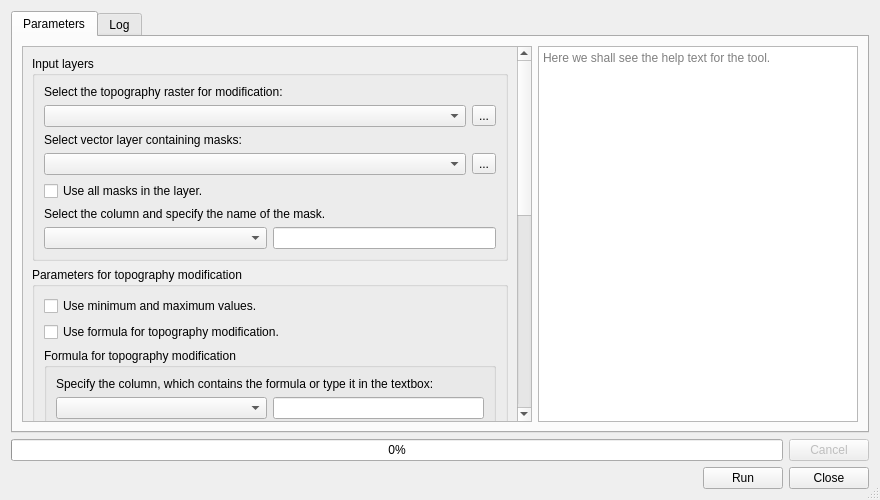
<?xml version="1.0" encoding="UTF-8"?>
<ui version="4.0">
 <class>TopoModifierDialogBase</class>
 <widget class="QDialog" name="TopoModifierDialogBase">
  <property name="geometry">
   <rect>
    <x>0</x>
    <y>0</y>
    <width>880</width>
    <height>500</height>
   </rect>
  </property>
  <property name="sizePolicy">
   <sizepolicy hsizetype="MinimumExpanding" vsizetype="MinimumExpanding">
    <horstretch>0</horstretch>
    <verstretch>0</verstretch>
   </sizepolicy>
  </property>
  <property name="minimumSize">
   <size>
    <width>400</width>
    <height>200</height>
   </size>
  </property>
  <property name="windowTitle">
   <string>Paleogeography - Topography modification</string>
  </property>
  <property name="autoFillBackground">
   <bool>true</bool>
  </property>
  <property name="sizeGripEnabled">
   <bool>true</bool>
  </property>
  <property name="modal">
   <bool>false</bool>
  </property>
  <layout class="QGridLayout" name="gridLayout">
   <item row="0" column="0">
    <widget class="QTabWidget" name="Tabs">
     <property name="sizePolicy">
      <sizepolicy hsizetype="Expanding" vsizetype="Expanding">
       <horstretch>0</horstretch>
       <verstretch>0</verstretch>
      </sizepolicy>
     </property>
     <property name="tabPosition">
      <enum>QTabWidget::North</enum>
     </property>
     <property name="tabShape">
      <enum>QTabWidget::Rounded</enum>
     </property>
     <property name="currentIndex">
      <number>0</number>
     </property>
     <property name="usesScrollButtons">
      <bool>false</bool>
     </property>
     <widget class="QWidget" name="tab">
      <attribute name="title">
       <string>Parameters</string>
      </attribute>
      <layout class="QHBoxLayout" name="horizontalLayout_14">
       <item>
        <widget class="QScrollArea" name="scrollArea">
         <property name="enabled">
          <bool>true</bool>
         </property>
         <property name="sizePolicy">
          <sizepolicy hsizetype="Expanding" vsizetype="Expanding">
           <horstretch>0</horstretch>
           <verstretch>0</verstretch>
          </sizepolicy>
         </property>
         <property name="autoFillBackground">
          <bool>false</bool>
         </property>
         <property name="frameShape">
          <enum>QFrame::StyledPanel</enum>
         </property>
         <property name="frameShadow">
          <enum>QFrame::Sunken</enum>
         </property>
         <property name="verticalScrollBarPolicy">
          <enum>Qt::ScrollBarAlwaysOn</enum>
         </property>
         <property name="horizontalScrollBarPolicy">
          <enum>Qt::ScrollBarAsNeeded</enum>
         </property>
         <property name="sizeAdjustPolicy">
          <enum>QAbstractScrollArea::AdjustIgnored</enum>
         </property>
         <property name="widgetResizable">
          <bool>true</bool>
         </property>
         <widget class="QWidget" name="scrollAreaWidgetContents">
          <property name="geometry">
           <rect>
            <x>0</x>
            <y>-336</y>
            <width>518</width>
            <height>923</height>
           </rect>
          </property>
          <layout class="QVBoxLayout" name="verticalLayout_9">
           <item>
            <widget class="QGroupBox" name="groupBox">
             <property name="sizePolicy">
              <sizepolicy hsizetype="Preferred" vsizetype="Preferred">
               <horstretch>0</horstretch>
               <verstretch>0</verstretch>
              </sizepolicy>
             </property>
             <property name="title">
              <string>Input layers</string>
             </property>
             <layout class="QVBoxLayout" name="verticalLayout_2">
              <item>
               <widget class="QLabel" name="label">
                <property name="text">
                 <string>Select the topography raster for modification:</string>
                </property>
               </widget>
              </item>
              <item>
               <layout class="QHBoxLayout" name="horizontalLayout">
                <item>
                 <widget class="QgsMapLayerComboBox" name="baseTopoBox"/>
                </item>
                <item>
                 <widget class="QToolButton" name="selectTopoBaseButton">
                  <property name="text">
                   <string>...</string>
                  </property>
                 </widget>
                </item>
               </layout>
              </item>
              <item>
               <widget class="QLabel" name="label_2">
                <property name="text">
                 <string>Select vector layer containing masks:</string>
                </property>
               </widget>
              </item>
              <item>
               <layout class="QHBoxLayout" name="horizontalLayout_2">
                <item>
                 <widget class="QgsMapLayerComboBox" name="masksBox"/>
                </item>
                <item>
                 <widget class="QToolButton" name="selectMasksButton">
                  <property name="text">
                   <string>...</string>
                  </property>
                 </widget>
                </item>
               </layout>
              </item>
              <item>
               <widget class="QCheckBox" name="useAllMasksBox">
                <property name="text">
                 <string>Use all masks in the layer.</string>
                </property>
               </widget>
              </item>
              <item>
               <widget class="QLabel" name="label_3">
                <property name="text">
                 <string>Select the column and specify the name of the mask.</string>
                </property>
                <property name="wordWrap">
                 <bool>true</bool>
                </property>
               </widget>
              </item>
              <item>
               <layout class="QHBoxLayout" name="horizontalLayout_3" stretch="1,1">
                <item>
                 <widget class="QgsFieldComboBox" name="maskNameField"/>
                </item>
                <item>
                 <widget class="QLineEdit" name="maskNameText"/>
                </item>
               </layout>
              </item>
             </layout>
            </widget>
           </item>
           <item>
            <widget class="QGroupBox" name="groupBox_3">
             <property name="sizePolicy">
              <sizepolicy hsizetype="Preferred" vsizetype="Preferred">
               <horstretch>0</horstretch>
               <verstretch>0</verstretch>
              </sizepolicy>
             </property>
             <property name="title">
              <string>Parameters for topography modification</string>
             </property>
             <layout class="QVBoxLayout" name="verticalLayout_8">
              <item>
               <widget class="QCheckBox" name="minMaxCheckBox">
                <property name="text">
                 <string>Use minimum and maximum values.</string>
                </property>
               </widget>
              </item>
              <item>
               <widget class="QCheckBox" name="formulaCheckBox">
                <property name="text">
                 <string>Use formula for topography modification.</string>
                </property>
               </widget>
              </item>
              <item>
               <widget class="QgsCollapsibleGroupBox" name="formulaGroupBox">
                <property name="sizePolicy">
                 <sizepolicy hsizetype="Preferred" vsizetype="Fixed">
                  <horstretch>0</horstretch>
                  <verstretch>0</verstretch>
                 </sizepolicy>
                </property>
                <property name="focusPolicy">
                 <enum>Qt::StrongFocus</enum>
                </property>
                <property name="autoFillBackground">
                 <bool>false</bool>
                </property>
                <property name="title">
                 <string>Formula for topography modification</string>
                </property>
                <property name="collapsed" stdset="0">
                 <bool>false</bool>
                </property>
                <property name="saveCollapsedState" stdset="0">
                 <bool>true</bool>
                </property>
                <layout class="QVBoxLayout" name="verticalLayout_7">
                 <item>
                  <widget class="QLabel" name="label_4">
                   <property name="text">
                    <string>Specify the column, which contains the formula or type it in the textbox:</string>
                   </property>
                   <property name="wordWrap">
                    <bool>true</bool>
                   </property>
                  </widget>
                 </item>
                 <item>
                  <layout class="QHBoxLayout" name="horizontalLayout_13" stretch="1,1">
                   <item>
                    <widget class="QgsFieldComboBox" name="formulaField">
                     <property name="allowEmptyFieldName" stdset="0">
                      <bool>true</bool>
                     </property>
                    </widget>
                   </item>
                   <item>
                    <widget class="QLineEdit" name="formulaText"/>
                   </item>
                  </layout>
                 </item>
                 <item>
                  <widget class="QCheckBox" name="min_maxValueCheckBox">
                   <property name="inputMethodHints">
                    <set>Qt::ImhHiddenText</set>
                   </property>
                   <property name="text">
                    <string>Constrain the values to be modified with minimum and maximum.</string>
                   </property>
                  </widget>
                 </item>
                 <item>
                  <widget class="QGroupBox" name="boundingValuesGroupBox">
                   <property name="title">
                    <string>Bounding values</string>
                   </property>
                   <layout class="QVBoxLayout" name="verticalLayout_6">
                    <item>
                     <widget class="QCheckBox" name="minMaxValuesFromAttrCheckBox">
                      <property name="text">
                       <string>Take the minimum and maximum values from the attribute table.</string>
                      </property>
                     </widget>
                    </item>
                    <item>
                     <widget class="QCheckBox" name="minMaxValuesFromSpinCheckBox">
                      <property name="text">
                       <string>Enter the minimum and maximum values.</string>
                      </property>
                     </widget>
                    </item>
                    <item>
                     <layout class="QHBoxLayout" name="horizontalLayout_12">
                      <item>
                       <widget class="QLabel" name="minValueLabel">
                        <property name="text">
                         <string>Minimum:</string>
                        </property>
                       </widget>
                      </item>
                      <item>
                       <widget class="QLabel" name="maxValueLabel">
                        <property name="text">
                         <string>Maximum:</string>
                        </property>
                       </widget>
                      </item>
                     </layout>
                    </item>
                    <item>
                     <layout class="QHBoxLayout" name="horizontalLayout_11">
                      <item>
                       <widget class="QgsFieldComboBox" name="minValueField"/>
                      </item>
                      <item>
                       <widget class="QgsFieldComboBox" name="maxValueField"/>
                      </item>
                     </layout>
                    </item>
                    <item>
                     <layout class="QHBoxLayout" name="horizontalLayout_7">
                      <item>
                       <widget class="QSpinBox" name="minValueSpin">
                        <property name="focusPolicy">
                         <enum>Qt::WheelFocus</enum>
                        </property>
                        <property name="acceptDrops">
                         <bool>false</bool>
                        </property>
                        <property name="toolTipDuration">
                         <number>-1</number>
                        </property>
                        <property name="minimum">
                         <number>-11000</number>
                        </property>
                        <property name="maximum">
                         <number>11000</number>
                        </property>
                        <property name="value">
                         <number>0</number>
                        </property>
                       </widget>
                      </item>
                      <item>
                       <widget class="QSpinBox" name="maxValueSpin">
                        <property name="focusPolicy">
                         <enum>Qt::WheelFocus</enum>
                        </property>
                        <property name="minimum">
                         <number>-11000</number>
                        </property>
                        <property name="maximum">
                         <number>11000</number>
                        </property>
                       </widget>
                      </item>
                     </layout>
                    </item>
                   </layout>
                  </widget>
                 </item>
                </layout>
               </widget>
              </item>
              <item>
               <widget class="QgsCollapsibleGroupBox" name="minMaxGroupBox">
                <property name="title">
                 <string>Final minimum and maximum values</string>
                </property>
                <layout class="QVBoxLayout" name="verticalLayout_5">
                 <item>
                  <widget class="QCheckBox" name="minMaxFromAttrCheckBox">
                   <property name="text">
                    <string>Take the minimum and maximum values from the attribute table.</string>
                   </property>
                  </widget>
                 </item>
                 <item>
                  <widget class="QLabel" name="label_5">
                   <property name="text">
                    <string>Minimum value:</string>
                   </property>
                  </widget>
                 </item>
                 <item>
                  <layout class="QHBoxLayout" name="horizontalLayout_5">
                   <item>
                    <widget class="QgsFieldComboBox" name="minField"/>
                   </item>
                   <item>
                    <widget class="QSpinBox" name="minSpin">
                     <property name="minimum">
                      <number>-11000</number>
                     </property>
                     <property name="maximum">
                      <number>11000</number>
                     </property>
                     <property name="singleStep">
                      <number>100</number>
                     </property>
                    </widget>
                   </item>
                  </layout>
                 </item>
                 <item>
                  <widget class="QLabel" name="label_6">
                   <property name="text">
                    <string>Maximum value:</string>
                   </property>
                  </widget>
                 </item>
                 <item>
                  <layout class="QHBoxLayout" name="horizontalLayout_6">
                   <item>
                    <widget class="QgsFieldComboBox" name="maxField"/>
                   </item>
                   <item>
                    <widget class="QSpinBox" name="maxSpin">
                     <property name="minimum">
                      <number>-11000</number>
                     </property>
                     <property name="maximum">
                      <number>11000</number>
                     </property>
                     <property name="singleStep">
                      <number>100</number>
                     </property>
                    </widget>
                   </item>
                  </layout>
                 </item>
                </layout>
               </widget>
              </item>
             </layout>
            </widget>
           </item>
           <item>
            <widget class="QGroupBox" name="groupBox_2">
             <property name="sizePolicy">
              <sizepolicy hsizetype="Preferred" vsizetype="Preferred">
               <horstretch>0</horstretch>
               <verstretch>0</verstretch>
              </sizepolicy>
             </property>
             <property name="title">
              <string>Output</string>
             </property>
             <layout class="QVBoxLayout" name="verticalLayout">
              <item>
               <widget class="QLabel" name="outputLaber">
                <property name="text">
                 <string>Output file path:</string>
                </property>
               </widget>
              </item>
              <item>
               <widget class="QgsFileWidget" name="outputPath" native="true"/>
              </item>
             </layout>
            </widget>
           </item>
           <item>
            <spacer name="verticalSpacer">
             <property name="orientation">
              <enum>Qt::Vertical</enum>
             </property>
             <property name="sizeHint" stdset="0">
              <size>
               <width>20</width>
               <height>5</height>
              </size>
             </property>
            </spacer>
           </item>
          </layout>
         </widget>
        </widget>
       </item>
       <item>
        <widget class="QTextBrowser" name="helpBox">
         <property name="maximumSize">
          <size>
           <width>320</width>
           <height>16777215</height>
          </size>
         </property>
         <property name="placeholderText">
          <string>Here we shall see the help text for the tool. </string>
         </property>
        </widget>
       </item>
      </layout>
     </widget>
     <widget class="QWidget" name="tab_2">
      <attribute name="title">
       <string>Log</string>
      </attribute>
      <layout class="QGridLayout" name="gridLayout_11">
       <item row="0" column="0">
        <widget class="QTextBrowser" name="logText">
         <property name="autoFormatting">
          <set>QTextEdit::AutoAll</set>
         </property>
         <property name="textInteractionFlags">
          <set>Qt::LinksAccessibleByKeyboard|Qt::LinksAccessibleByMouse|Qt::TextBrowserInteraction|Qt::TextSelectableByKeyboard|Qt::TextSelectableByMouse</set>
         </property>
         <property name="openExternalLinks">
          <bool>true</bool>
         </property>
        </widget>
       </item>
      </layout>
     </widget>
    </widget>
   </item>
   <item row="1" column="0">
    <layout class="QHBoxLayout" name="horizontalLayout_10">
     <item>
      <widget class="QProgressBar" name="progressBar">
       <property name="value">
        <number>0</number>
       </property>
      </widget>
     </item>
     <item>
      <widget class="QPushButton" name="cancelButton">
       <property name="enabled">
        <bool>false</bool>
       </property>
       <property name="sizePolicy">
        <sizepolicy hsizetype="Fixed" vsizetype="Fixed">
         <horstretch>0</horstretch>
         <verstretch>0</verstretch>
        </sizepolicy>
       </property>
       <property name="text">
        <string>Cancel</string>
       </property>
      </widget>
     </item>
    </layout>
   </item>
   <item row="2" column="0">
    <layout class="QHBoxLayout" name="horizontalLayout_9">
     <item>
      <layout class="QHBoxLayout" name="horizontalLayout_8">
       <item>
        <widget class="QLabel" name="warningLabel">
         <property name="text">
          <string/>
         </property>
         <property name="wordWrap">
          <bool>true</bool>
         </property>
        </widget>
       </item>
       <item>
        <widget class="QPushButton" name="runButton">
         <property name="sizePolicy">
          <sizepolicy hsizetype="Fixed" vsizetype="Fixed">
           <horstretch>0</horstretch>
           <verstretch>0</verstretch>
          </sizepolicy>
         </property>
         <property name="text">
          <string>Run</string>
         </property>
        </widget>
       </item>
       <item>
        <widget class="QPushButton" name="closeButton">
         <property name="sizePolicy">
          <sizepolicy hsizetype="Fixed" vsizetype="Fixed">
           <horstretch>0</horstretch>
           <verstretch>0</verstretch>
          </sizepolicy>
         </property>
         <property name="text">
          <string>Close</string>
         </property>
        </widget>
       </item>
      </layout>
     </item>
    </layout>
   </item>
  </layout>
 </widget>
 <customwidgets>
  <customwidget>
   <class>QgsFileWidget</class>
   <extends>QWidget</extends>
   <header>qgsfilewidget.h</header>
  </customwidget>
  <customwidget>
   <class>QgsMapLayerComboBox</class>
   <extends>QComboBox</extends>
   <header>qgsmaplayercombobox.h</header>
  </customwidget>
  <customwidget>
   <class>QgsCollapsibleGroupBox</class>
   <extends>QGroupBox</extends>
   <header>qgscollapsiblegroupbox.h</header>
   <container>1</container>
  </customwidget>
  <customwidget>
   <class>QgsFieldComboBox</class>
   <extends>QComboBox</extends>
   <header>qgsfieldcombobox.h</header>
  </customwidget>
 </customwidgets>
 <tabstops>
  <tabstop>runButton</tabstop>
  <tabstop>baseTopoBox</tabstop>
  <tabstop>Tabs</tabstop>
  <tabstop>scrollArea</tabstop>
  <tabstop>closeButton</tabstop>
  <tabstop>selectTopoBaseButton</tabstop>
  <tabstop>masksBox</tabstop>
  <tabstop>selectMasksButton</tabstop>
  <tabstop>maskNameField</tabstop>
  <tabstop>maskNameText</tabstop>
  <tabstop>minMaxCheckBox</tabstop>
  <tabstop>formulaCheckBox</tabstop>
  <tabstop>formulaGroupBox</tabstop>
  <tabstop>formulaField</tabstop>
  <tabstop>formulaText</tabstop>
  <tabstop>min_maxValueCheckBox</tabstop>
  <tabstop>minMaxValuesFromAttrCheckBox</tabstop>
  <tabstop>minMaxValuesFromSpinCheckBox</tabstop>
  <tabstop>minValueField</tabstop>
  <tabstop>maxValueField</tabstop>
  <tabstop>minValueSpin</tabstop>
  <tabstop>maxValueSpin</tabstop>
  <tabstop>minMaxGroupBox</tabstop>
  <tabstop>minMaxFromAttrCheckBox</tabstop>
  <tabstop>minField</tabstop>
  <tabstop>minSpin</tabstop>
  <tabstop>maxField</tabstop>
  <tabstop>maxSpin</tabstop>
  <tabstop>cancelButton</tabstop>
 </tabstops>
 <resources/>
 <connections>
  <connection>
   <sender>closeButton</sender>
   <signal>clicked()</signal>
   <receiver>TopoModifierDialogBase</receiver>
   <slot>hide()</slot>
   <hints>
    <hint type="sourcelabel">
     <x>648</x>
     <y>406</y>
    </hint>
    <hint type="destinationlabel">
     <x>348</x>
     <y>214</y>
    </hint>
   </hints>
  </connection>
 </connections>
</ui>
